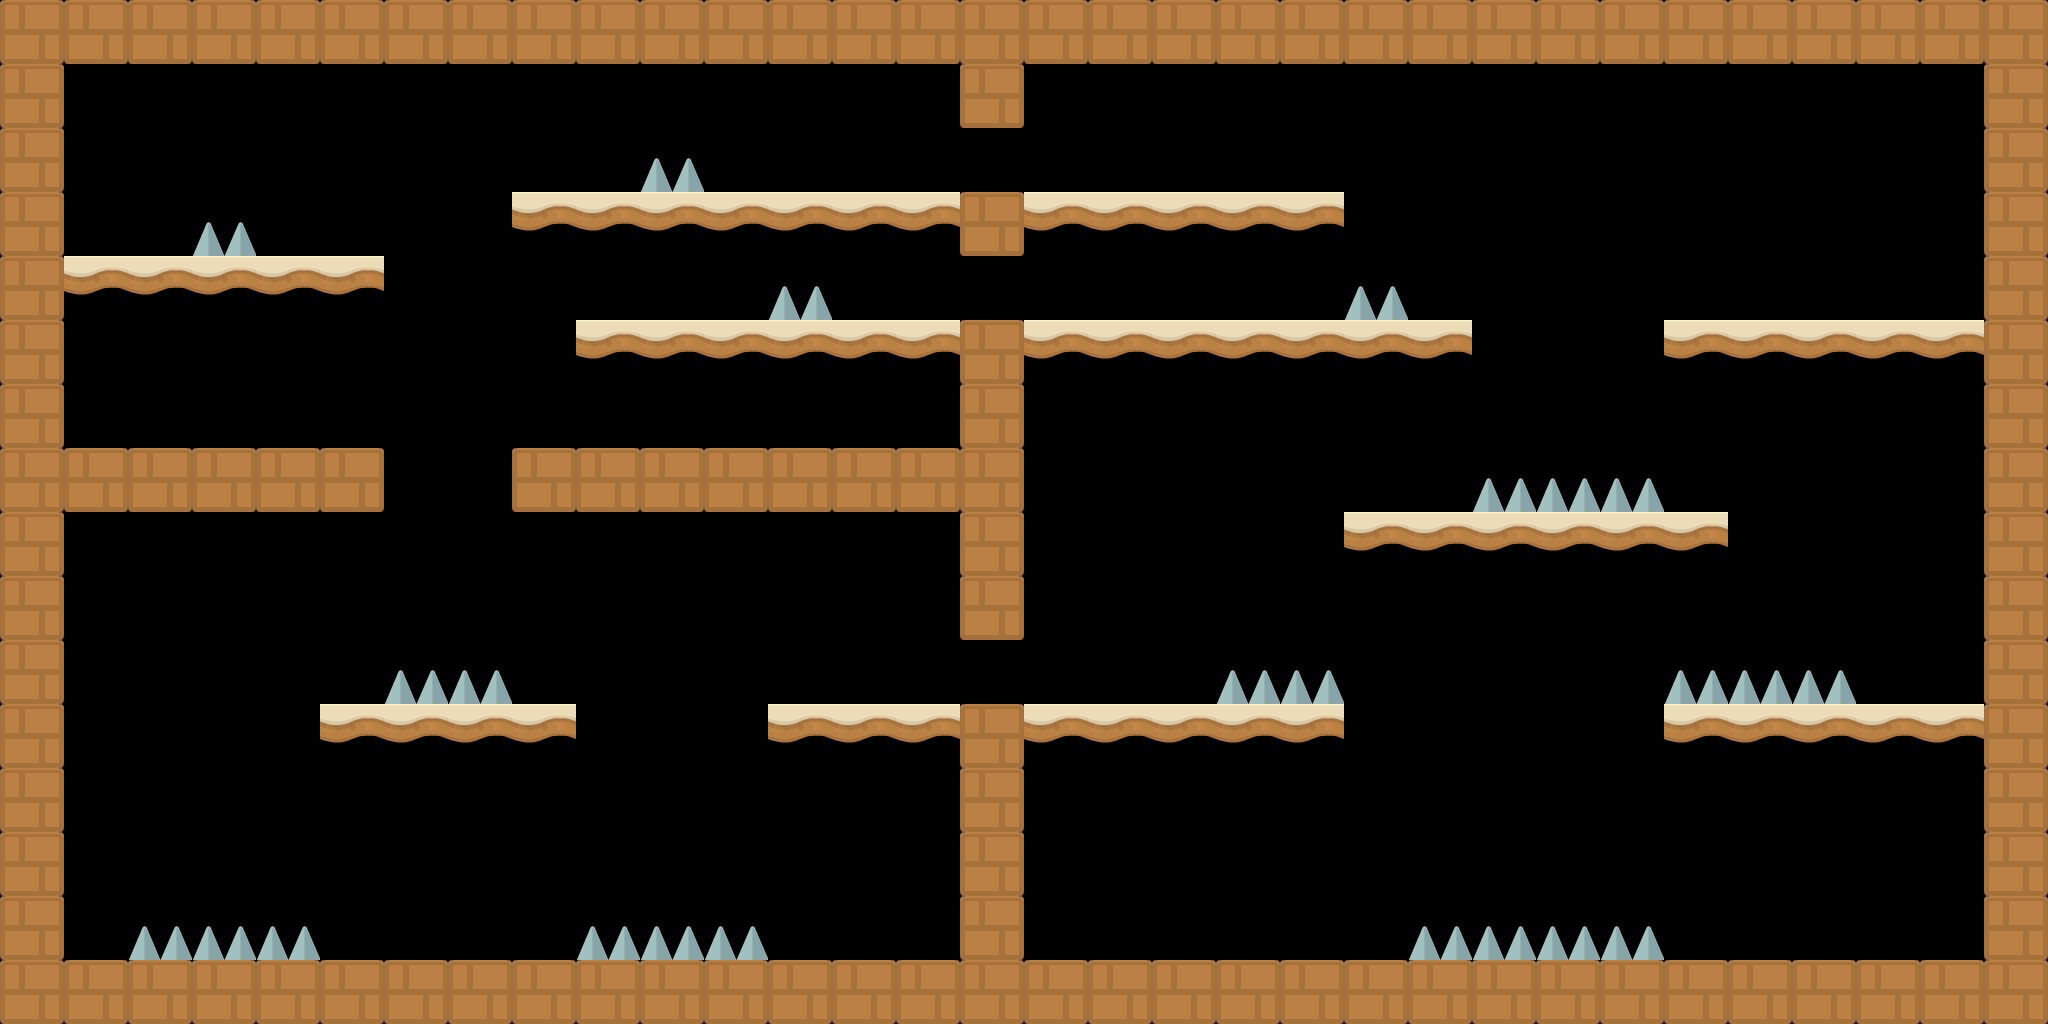

This game map was drawn from its Tiled (.tmx) file and the tilesets committed beside it. A one-line description and the full map source follow:
An orthogonal 32x16 tile map with 64x64 px tiles, 1 tile layer (baselayer).

<map version="1.0" tiledversion="1.1.5" orientation="orthogonal" renderorder="right-down" width="32" height="16" tilewidth="64" tileheight="64" infinite="0" nextobjectid="1">
 <tileset firstgid="1" name="tiles" tilewidth="64" tileheight="64" tilecount="3" columns="3">
  <image source="tileset.png" width="192" height="64" />
  <tile id="0">
   <properties>
    <property name="collidable" type="bool" value="true" />
   </properties>
  </tile>
  <tile id="1">
   <properties>
    <property name="collidable" type="bool" value="true" />
   </properties>
  </tile>
  <tile id="2">
   <properties>
    <property name="collidable" type="bool" value="false" />
   </properties>
  </tile>
 </tileset>
 <layer name="baselayer" width="32" height="16">
  <data encoding="csv">
2,2,2,2,2,2,2,2,2,2,2,2,2,2,2,2,2,2,2,2,2,2,2,2,2,2,2,2,2,2,2,2,
2,0,0,0,0,0,0,0,0,0,0,0,0,0,0,2,0,0,0,0,0,0,0,0,0,0,0,0,0,0,0,2,
2,0,0,0,0,0,0,0,0,0,3,0,0,0,0,0,0,0,0,0,0,0,0,0,0,0,0,0,0,0,0,2,
2,0,0,3,0,0,0,0,1,1,1,1,1,1,1,2,1,1,1,1,1,0,0,0,0,0,0,0,0,0,0,2,
2,1,1,1,1,1,0,0,0,0,0,0,3,0,0,0,0,0,0,0,0,3,0,0,0,0,0,0,0,0,0,2,
2,0,0,0,0,0,0,0,0,1,1,1,1,1,1,2,1,1,1,1,1,1,1,0,0,0,1,1,1,1,1,2,
2,0,0,0,0,0,0,0,0,0,0,0,0,0,0,2,0,0,0,0,0,0,0,0,0,0,0,0,0,0,0,2,
2,2,2,2,2,2,0,0,2,2,2,2,2,2,2,2,0,0,0,0,0,0,0,3,3,3,0,0,0,0,0,2,
2,0,0,0,0,0,0,0,0,0,0,0,0,0,0,2,0,0,0,0,0,1,1,1,1,1,1,0,0,0,0,2,
2,0,0,0,0,0,0,0,0,0,0,0,0,0,0,2,0,0,0,0,0,0,0,0,0,0,0,0,0,0,0,2,
2,0,0,0,0,0,3,3,0,0,0,0,0,0,0,0,0,0,0,3,3,0,0,0,0,0,3,3,3,0,0,2,
2,0,0,0,0,1,1,1,1,0,0,0,1,1,1,2,1,1,1,1,1,0,0,0,0,0,1,1,1,1,1,2,
2,0,0,0,0,0,0,0,0,0,0,0,0,0,0,2,0,0,0,0,0,0,0,0,0,0,0,0,0,0,0,2,
2,0,0,0,0,0,0,0,0,0,0,0,0,0,0,2,0,0,0,0,0,0,0,0,0,0,0,0,0,0,0,2,
2,0,3,3,3,0,0,0,0,3,3,3,0,0,0,2,0,0,0,0,0,0,3,3,3,3,0,0,0,0,0,2,
2,2,2,2,2,2,2,2,2,2,2,2,2,2,2,2,2,2,2,2,2,2,2,2,2,2,2,2,2,2,2,2
</data>
 </layer>
</map>
